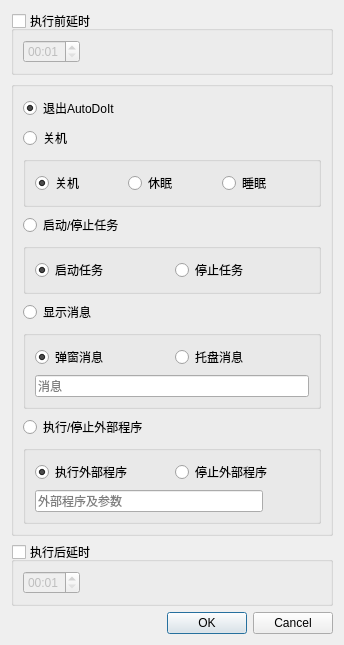
<?xml version="1.0" encoding="UTF-8"?>
<ui version="4.0">
 <class>CActionEditDialog</class>
 <widget class="QDialog" name="CActionEditDialog">
  <property name="geometry">
   <rect>
    <x>0</x>
    <y>0</y>
    <width>344</width>
    <height>529</height>
   </rect>
  </property>
  <property name="windowTitle">
   <string>执行内容</string>
  </property>
  <layout class="QVBoxLayout" name="verticalLayout">
   <item>
    <widget class="QGroupBox" name="groupBox_delayBefore">
     <property name="title">
      <string>执行前延时</string>
     </property>
     <property name="checkable">
      <bool>true</bool>
     </property>
     <property name="checked">
      <bool>false</bool>
     </property>
     <layout class="QHBoxLayout" name="horizontalLayout_2">
      <item>
       <widget class="QTimeEdit" name="timeEdit_delayBefore">
        <property name="minimumTime">
         <time>
          <hour>0</hour>
          <minute>0</minute>
          <second>1</second>
         </time>
        </property>
        <property name="displayFormat">
         <string>mm:ss</string>
        </property>
       </widget>
      </item>
      <item>
       <spacer name="horizontalSpacer_2">
        <property name="orientation">
         <enum>Qt::Horizontal</enum>
        </property>
        <property name="sizeHint" stdset="0">
         <size>
          <width>230</width>
          <height>20</height>
         </size>
        </property>
       </spacer>
      </item>
      <item>
       <widget class="QLabel" name="label_delayBefore">
        <property name="text">
         <string/>
        </property>
       </widget>
      </item>
     </layout>
    </widget>
   </item>
   <item>
    <widget class="QGroupBox" name="groupBox">
     <property name="title">
      <string/>
     </property>
     <layout class="QVBoxLayout" name="verticalLayout_3">
      <item>
       <widget class="QRadioButton" name="radioButton_exitAction">
        <property name="text">
         <string>退出AutoDoIt</string>
        </property>
        <property name="checked">
         <bool>true</bool>
        </property>
       </widget>
      </item>
      <item>
       <widget class="QRadioButton" name="radioButton_poweroffAction">
        <property name="text">
         <string>关机</string>
        </property>
       </widget>
      </item>
      <item>
       <widget class="QGroupBox" name="groupBox_powerOff">
        <property name="title">
         <string/>
        </property>
        <layout class="QVBoxLayout" name="verticalLayout_6">
         <item>
          <layout class="QHBoxLayout" name="horizontalLayout_8">
           <item>
            <widget class="QRadioButton" name="radioButton_powerOff">
             <property name="text">
              <string>关机</string>
             </property>
             <property name="checked">
              <bool>true</bool>
             </property>
            </widget>
           </item>
           <item>
            <widget class="QRadioButton" name="radioButton_hibernate">
             <property name="text">
              <string>休眠</string>
             </property>
            </widget>
           </item>
           <item>
            <widget class="QRadioButton" name="radioButton_suspend">
             <property name="text">
              <string>睡眠</string>
             </property>
            </widget>
           </item>
          </layout>
         </item>
        </layout>
       </widget>
      </item>
      <item>
       <widget class="QRadioButton" name="radioButton_startStopAction">
        <property name="text">
         <string>启动/停止任务</string>
        </property>
       </widget>
      </item>
      <item>
       <widget class="QGroupBox" name="groupBox_startStop">
        <property name="title">
         <string/>
        </property>
        <layout class="QVBoxLayout" name="verticalLayout_4">
         <item>
          <layout class="QHBoxLayout" name="horizontalLayout_5">
           <item>
            <widget class="QRadioButton" name="radioButton_startTask">
             <property name="text">
              <string>启动任务</string>
             </property>
             <property name="checked">
              <bool>true</bool>
             </property>
            </widget>
           </item>
           <item>
            <widget class="QRadioButton" name="radioButton_stopTask">
             <property name="text">
              <string>停止任务</string>
             </property>
            </widget>
           </item>
          </layout>
         </item>
        </layout>
       </widget>
      </item>
      <item>
       <widget class="QRadioButton" name="radioButton_messageAction">
        <property name="text">
         <string>显示消息</string>
        </property>
       </widget>
      </item>
      <item>
       <widget class="QGroupBox" name="groupBox_message">
        <property name="title">
         <string/>
        </property>
        <layout class="QVBoxLayout" name="verticalLayout_2">
         <item>
          <layout class="QHBoxLayout" name="horizontalLayout_4">
           <item>
            <widget class="QRadioButton" name="radioButton_message">
             <property name="text">
              <string>弹窗消息</string>
             </property>
             <property name="checked">
              <bool>true</bool>
             </property>
            </widget>
           </item>
           <item>
            <widget class="QRadioButton" name="radioButton_notify">
             <property name="text">
              <string>托盘消息</string>
             </property>
            </widget>
           </item>
          </layout>
         </item>
         <item>
          <widget class="QLineEdit" name="lineEdit_message">
           <property name="placeholderText">
            <string>消息</string>
           </property>
          </widget>
         </item>
        </layout>
       </widget>
      </item>
      <item>
       <widget class="QRadioButton" name="radioButton_startStopProcessAction">
        <property name="text">
         <string>执行/停止外部程序</string>
        </property>
       </widget>
      </item>
      <item>
       <widget class="QGroupBox" name="groupBox_startStopProcess">
        <property name="title">
         <string/>
        </property>
        <layout class="QVBoxLayout" name="verticalLayout_5">
         <item>
          <layout class="QHBoxLayout" name="horizontalLayout_6">
           <item>
            <widget class="QRadioButton" name="radioButton_startProcess">
             <property name="text">
              <string>执行外部程序</string>
             </property>
             <property name="checked">
              <bool>true</bool>
             </property>
            </widget>
           </item>
           <item>
            <widget class="QRadioButton" name="radioButton_stopProcess">
             <property name="text">
              <string>停止外部程序</string>
             </property>
            </widget>
           </item>
          </layout>
         </item>
         <item>
          <layout class="QHBoxLayout" name="horizontalLayout_7">
           <item>
            <widget class="QLineEdit" name="lineEdit_startStopProcess">
             <property name="placeholderText">
              <string>外部程序及参数</string>
             </property>
            </widget>
           </item>
           <item>
            <widget class="QPushButton" name="pushButton_selectProcess">
             <property name="text">
              <string/>
             </property>
             <property name="icon">
              <iconset resource="../qrc.qrc">
               <normaloff>:/image/search.png</normaloff>:/image/search.png</iconset>
             </property>
             <property name="flat">
              <bool>true</bool>
             </property>
            </widget>
           </item>
          </layout>
         </item>
        </layout>
       </widget>
      </item>
     </layout>
    </widget>
   </item>
   <item>
    <widget class="QGroupBox" name="groupBox_delayAfter">
     <property name="title">
      <string>执行后延时</string>
     </property>
     <property name="checkable">
      <bool>true</bool>
     </property>
     <property name="checked">
      <bool>false</bool>
     </property>
     <layout class="QHBoxLayout" name="horizontalLayout">
      <item>
       <widget class="QTimeEdit" name="timeEdit_delayAfter">
        <property name="minimumTime">
         <time>
          <hour>0</hour>
          <minute>0</minute>
          <second>1</second>
         </time>
        </property>
        <property name="displayFormat">
         <string>mm:ss</string>
        </property>
       </widget>
      </item>
      <item>
       <spacer name="horizontalSpacer">
        <property name="orientation">
         <enum>Qt::Horizontal</enum>
        </property>
        <property name="sizeHint" stdset="0">
         <size>
          <width>230</width>
          <height>20</height>
         </size>
        </property>
       </spacer>
      </item>
      <item>
       <widget class="QLabel" name="label_delayAfter">
        <property name="text">
         <string/>
        </property>
       </widget>
      </item>
     </layout>
    </widget>
   </item>
   <item>
    <spacer name="verticalSpacer">
     <property name="orientation">
      <enum>Qt::Vertical</enum>
     </property>
     <property name="sizeHint" stdset="0">
      <size>
       <width>20</width>
       <height>10</height>
      </size>
     </property>
    </spacer>
   </item>
   <item>
    <layout class="QHBoxLayout" name="horizontalLayout_3">
     <item>
      <widget class="QLabel" name="label_error">
       <property name="text">
        <string/>
       </property>
      </widget>
     </item>
     <item>
      <spacer name="horizontalSpacer_3">
       <property name="orientation">
        <enum>Qt::Horizontal</enum>
       </property>
       <property name="sizeHint" stdset="0">
        <size>
         <width>160</width>
         <height>20</height>
        </size>
       </property>
      </spacer>
     </item>
     <item>
      <widget class="QDialogButtonBox" name="buttonBox">
       <property name="orientation">
        <enum>Qt::Horizontal</enum>
       </property>
       <property name="standardButtons">
        <set>QDialogButtonBox::Cancel|QDialogButtonBox::Ok</set>
       </property>
      </widget>
     </item>
    </layout>
   </item>
  </layout>
 </widget>
 <resources>
  <include location="../qrc.qrc"/>
 </resources>
 <connections>
  <connection>
   <sender>buttonBox</sender>
   <signal>rejected()</signal>
   <receiver>CActionEditDialog</receiver>
   <slot>reject()</slot>
   <hints>
    <hint type="sourcelabel">
     <x>333</x>
     <y>508</y>
    </hint>
    <hint type="destinationlabel">
     <x>286</x>
     <y>274</y>
    </hint>
   </hints>
  </connection>
  <connection>
   <sender>radioButton_messageAction</sender>
   <signal>toggled(bool)</signal>
   <receiver>groupBox_message</receiver>
   <slot>setVisible(bool)</slot>
   <hints>
    <hint type="sourcelabel">
     <x>92</x>
     <y>246</y>
    </hint>
    <hint type="destinationlabel">
     <x>69</x>
     <y>272</y>
    </hint>
   </hints>
  </connection>
  <connection>
   <sender>radioButton_startStopAction</sender>
   <signal>toggled(bool)</signal>
   <receiver>groupBox_startStop</receiver>
   <slot>setVisible(bool)</slot>
   <hints>
    <hint type="sourcelabel">
     <x>61</x>
     <y>180</y>
    </hint>
    <hint type="destinationlabel">
     <x>67</x>
     <y>224</y>
    </hint>
   </hints>
  </connection>
  <connection>
   <sender>radioButton_startStopProcessAction</sender>
   <signal>toggled(bool)</signal>
   <receiver>groupBox_startStopProcess</receiver>
   <slot>setVisible(bool)</slot>
   <hints>
    <hint type="sourcelabel">
     <x>61</x>
     <y>336</y>
    </hint>
    <hint type="destinationlabel">
     <x>70</x>
     <y>404</y>
    </hint>
   </hints>
  </connection>
  <connection>
   <sender>radioButton_poweroffAction</sender>
   <signal>toggled(bool)</signal>
   <receiver>groupBox_powerOff</receiver>
   <slot>setVisible(bool)</slot>
   <hints>
    <hint type="sourcelabel">
     <x>44</x>
     <y>107</y>
    </hint>
    <hint type="destinationlabel">
     <x>220</x>
     <y>124</y>
    </hint>
   </hints>
  </connection>
 </connections>
</ui>
